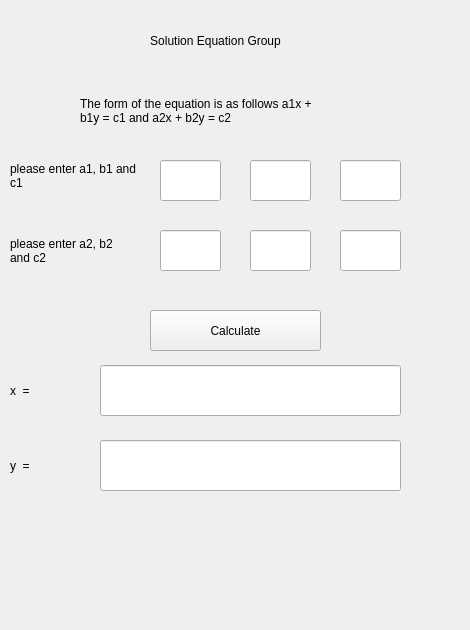
<?xml version="1.0" encoding="UTF-8"?>
<ui version="4.0">
 <class>LinEquation</class>
 <widget class="QWidget" name="LinEquation">
  <property name="geometry">
   <rect>
    <x>0</x>
    <y>0</y>
    <width>470</width>
    <height>630</height>
   </rect>
  </property>
  <property name="sizePolicy">
   <sizepolicy hsizetype="Maximum" vsizetype="Maximum">
    <horstretch>0</horstretch>
    <verstretch>0</verstretch>
   </sizepolicy>
  </property>
  <property name="minimumSize">
   <size>
    <width>470</width>
    <height>630</height>
   </size>
  </property>
  <property name="maximumSize">
   <size>
    <width>470</width>
    <height>630</height>
   </size>
  </property>
  <property name="windowTitle">
   <string>Form</string>
  </property>
  <widget class="QLabel" name="label">
   <property name="geometry">
    <rect>
     <x>40</x>
     <y>20</y>
     <width>351</width>
     <height>41</height>
    </rect>
   </property>
   <property name="text">
    <string>Solution Equation Group</string>
   </property>
   <property name="alignment">
    <set>Qt::AlignCenter</set>
   </property>
  </widget>
  <widget class="QLabel" name="label_2">
   <property name="geometry">
    <rect>
     <x>80</x>
     <y>90</y>
     <width>251</width>
     <height>41</height>
    </rect>
   </property>
   <property name="text">
    <string>The form of the equation is as follows a1x + b1y = c1 and a2x + b2y = c2</string>
   </property>
   <property name="alignment">
    <set>Qt::AlignLeading|Qt::AlignLeft|Qt::AlignVCenter</set>
   </property>
   <property name="wordWrap">
    <bool>true</bool>
   </property>
  </widget>
  <widget class="QLabel" name="label_3">
   <property name="geometry">
    <rect>
     <x>10</x>
     <y>160</y>
     <width>141</width>
     <height>31</height>
    </rect>
   </property>
   <property name="text">
    <string>please enter a1, b1 and c1</string>
   </property>
   <property name="alignment">
    <set>Qt::AlignLeading|Qt::AlignLeft|Qt::AlignVCenter</set>
   </property>
   <property name="wordWrap">
    <bool>true</bool>
   </property>
  </widget>
  <widget class="QLabel" name="label_4">
   <property name="geometry">
    <rect>
     <x>10</x>
     <y>230</y>
     <width>121</width>
     <height>41</height>
    </rect>
   </property>
   <property name="text">
    <string>please enter a2, b2 and c2</string>
   </property>
   <property name="wordWrap">
    <bool>true</bool>
   </property>
  </widget>
  <widget class="QLineEdit" name="a1">
   <property name="geometry">
    <rect>
     <x>160</x>
     <y>160</y>
     <width>61</width>
     <height>41</height>
    </rect>
   </property>
  </widget>
  <widget class="QLineEdit" name="b1">
   <property name="geometry">
    <rect>
     <x>250</x>
     <y>160</y>
     <width>61</width>
     <height>41</height>
    </rect>
   </property>
  </widget>
  <widget class="QLineEdit" name="c1">
   <property name="geometry">
    <rect>
     <x>340</x>
     <y>160</y>
     <width>61</width>
     <height>41</height>
    </rect>
   </property>
  </widget>
  <widget class="QLineEdit" name="a2">
   <property name="geometry">
    <rect>
     <x>160</x>
     <y>230</y>
     <width>61</width>
     <height>41</height>
    </rect>
   </property>
  </widget>
  <widget class="QLineEdit" name="b2">
   <property name="geometry">
    <rect>
     <x>250</x>
     <y>230</y>
     <width>61</width>
     <height>41</height>
    </rect>
   </property>
  </widget>
  <widget class="QLineEdit" name="c2">
   <property name="geometry">
    <rect>
     <x>340</x>
     <y>230</y>
     <width>61</width>
     <height>41</height>
    </rect>
   </property>
  </widget>
  <widget class="QLabel" name="label_6">
   <property name="geometry">
    <rect>
     <x>10</x>
     <y>370</y>
     <width>61</width>
     <height>41</height>
    </rect>
   </property>
   <property name="text">
    <string>x  = </string>
   </property>
  </widget>
  <widget class="QLabel" name="label_7">
   <property name="geometry">
    <rect>
     <x>10</x>
     <y>440</y>
     <width>71</width>
     <height>51</height>
    </rect>
   </property>
   <property name="text">
    <string>y  = </string>
   </property>
  </widget>
  <widget class="QLineEdit" name="ansx">
   <property name="geometry">
    <rect>
     <x>100</x>
     <y>365</y>
     <width>301</width>
     <height>51</height>
    </rect>
   </property>
   <property name="readOnly">
    <bool>true</bool>
   </property>
  </widget>
  <widget class="QLineEdit" name="ansy">
   <property name="geometry">
    <rect>
     <x>100</x>
     <y>440</y>
     <width>301</width>
     <height>51</height>
    </rect>
   </property>
   <property name="readOnly">
    <bool>true</bool>
   </property>
  </widget>
  <widget class="QPushButton" name="pushButton">
   <property name="geometry">
    <rect>
     <x>150</x>
     <y>310</y>
     <width>171</width>
     <height>41</height>
    </rect>
   </property>
   <property name="text">
    <string>Calculate</string>
   </property>
  </widget>
 </widget>
 <resources/>
 <connections/>
</ui>
